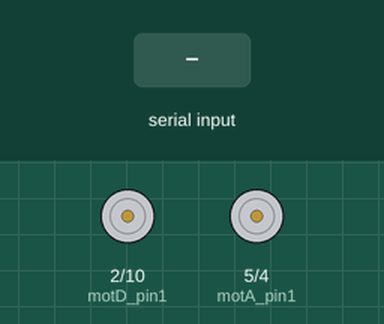
Simulated run of this sketch. Board: Arduino Uno, built with avr-gcc and run on an emulated ATmega328P. Parts: motor-driver pin pairs drawn as motors (green arrow = first pin HIGH = forward, orange = second pin HIGH = backward, longer = more drive, scaled by the enable pin). Inputs (shaded band) come from the test bench. What the sketch prints to the serial monitor is not drawn.

Above: at 1.2 s.
1.3 s: "F" received over Serial
At 2.3 s:
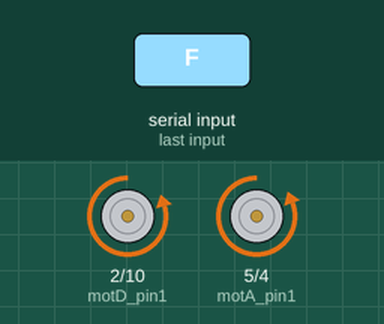
2.8 s: "L" received over Serial
At 3.5 s:
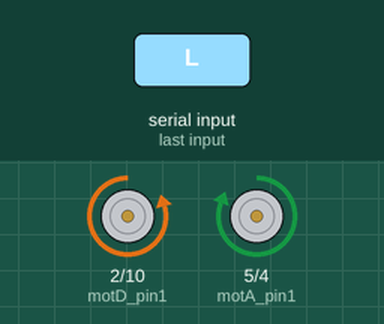
4.3 s: "R" received over Serial
At 4.6 s:
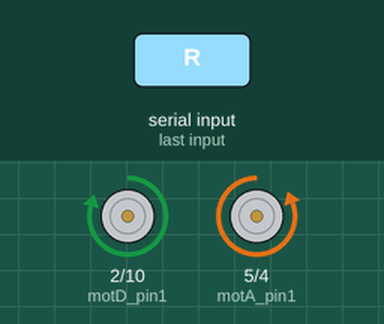
5.8 s: "B" received over Serial
At 7.0 s:
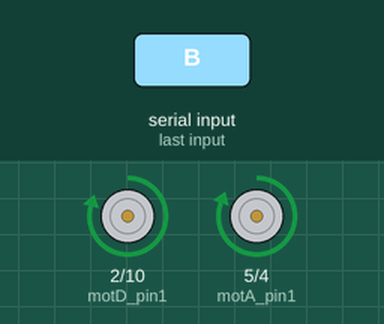
Timing chart, 0 to 8.3 s (numbered marks = the images above; inputs shaded):
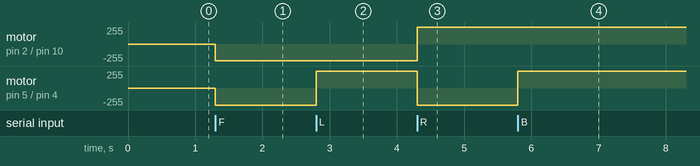

Measured:
- after the input at 1.3 s, motor on pin 2 (motD_pin1) / pin 10 (motD_pin2): stopped → backward 250/255 at once; motor on pin 5 (motA_pin1) / pin 4 (motA_pin2): stopped → backward 255/255 at once
- after the input at 2.8 s, motor on pin 5 (motA_pin1) / pin 4 (motA_pin2): backward 255/255 → forward 255/255 at once
- after the input at 4.3 s, motor on pin 2 (motD_pin1) / pin 10 (motD_pin2): backward 250/255 → forward 250/255 at once; motor on pin 5 (motA_pin1) / pin 4 (motA_pin2): forward 255/255 → backward 255/255 at once
- after the input at 5.8 s, motor on pin 5 (motA_pin1) / pin 4 (motA_pin2): backward 255/255 → forward 255/255 at once

The sketch:

Controlled_Car.ino
```cpp
const int motA_pin1=5;
const int motA_pin2=4;
const int motA_EN=3;


const int motD_pin1=2;
const int motD_pin2=10;
const int motD_EN=9;


char speed=250; //speed of dc motor pwm
int command=0;


void setup() {
  Serial.begin(9600);

pinMode (motA_pin1,OUTPUT);
pinMode (motA_pin2,OUTPUT);
pinMode (motA_EN,OUTPUT);


pinMode (motD_pin1,OUTPUT);
pinMode (motD_pin2,OUTPUT);
pinMode (motD_EN,OUTPUT);


}

// function
void FWD() {
digitalWrite(motA_pin1,LOW);
digitalWrite(motA_pin2,HIGH);
 analogWrite(motA_EN,speed);


 digitalWrite(motD_pin1,LOW);
digitalWrite(motD_pin2,HIGH);
 analogWrite(motD_EN,speed);
//--

Serial.print("fwd   ");
Serial.println(speed);
}

void LEFT() {
analogWrite(motA_EN,speed);
digitalWrite(motA_pin1,HIGH);
digitalWrite(motA_pin2,LOW);


 digitalWrite(motD_pin1,LOW);
digitalWrite(motD_pin2,HIGH);
 analogWrite(motD_EN,speed);
//--

Serial.println("left");
}
void RIGHT() {
analogWrite(motA_EN,speed);
digitalWrite(motA_pin1,LOW);
digitalWrite(motA_pin2,HIGH);


 digitalWrite(motD_pin1,HIGH);
digitalWrite(motD_pin2,LOW);
 analogWrite(motD_EN,speed);

//--

Serial.println("RIGHT");
}
void REV() {
digitalWrite(motA_pin1,HIGH);
digitalWrite(motA_pin2,LOW);
analogWrite(motA_EN,speed);


 digitalWrite(motD_pin1,HIGH);
digitalWrite(motD_pin2,LOW);
 analogWrite(motD_EN,speed);
//--

Serial.println("rev");
}


void STOP(){
analogWrite(motA_EN,0);
digitalWrite(motA_pin1,LOW);
digitalWrite(motA_pin2,LOW);

 digitalWrite(motD_pin1,LOW);
digitalWrite(motD_pin2,LOW);
 analogWrite(motD_EN,0);
//--

Serial.println("stop");
}

void loop() {
  if (Serial.available()>0){
command=Serial.read();
if ( command==70)
FWD();
else if ( command==76)
LEFT();
else if ( command==82)
RIGHT();
else if ( command==66)
REV();

else
STOP();
  }

}
```
